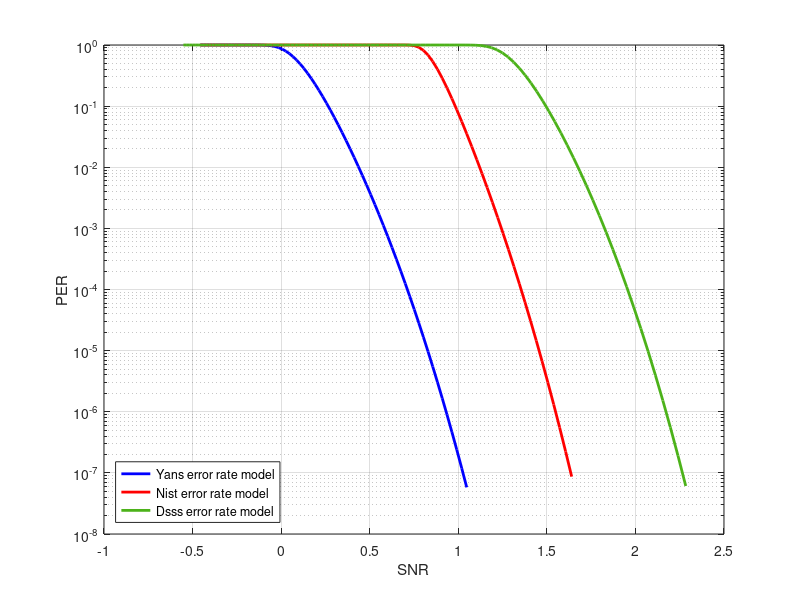

The MATLAB source for this figure:
clear all;

Yans = importdata('hw2SnrPer1.txt');
for j = 1:length(Yans.data)
    plotYans(1,j) = log(Yans.data((length(Yans.data)-j+1),1));
    plotYans(2,j) = Yans.data((length(Yans.data)-j+1),2);
end
Nist = importdata('hw2SnrPer2.txt');
for i = 1:length(Nist.data)
    plotNist(1,i) = log(Nist.data((length(Nist.data)-i+1),1));
    plotNist(2,i) = Nist.data((length(Nist.data)-i+1),2);
end
Dsss = importdata('hw2SnrPer3.txt');
for k = 1:length(Dsss.data)
    plotDsss(1,k) = log(Dsss.data((length(Dsss.data)-k+1),1));
    plotDsss(2,k) = Dsss.data((length(Dsss.data)-k+1),2);
end

%endpoint1=length(Yans.data);
endpoint1=70;
%endpoint2=length(Nist.data);
endpoint2=89;
%endpoint3=length(Dsss.data);
endpoint3=108;
semilogy(plotYans(1,(1:endpoint1)),plotYans(2,(1:endpoint1)),'linewidth',2,'color','b');
hold on;
semilogy(plotNist(1,(1:endpoint2)),plotNist(2,(1:endpoint2)),'linewidth',2,'color','r');
hold on;
semilogy(plotDsss(1,(1:endpoint3)),plotDsss(2,(1:endpoint3)),'linewidth',2,'color',[0.3 0.7 0.1]);
legend('Yans error rate model','Nist error rate model','Dsss error rate model','location','southwest');
grid on;
%axis([-0.5, 3, -inf, inf]);
xlabel('SNR');
ylabel('PER');